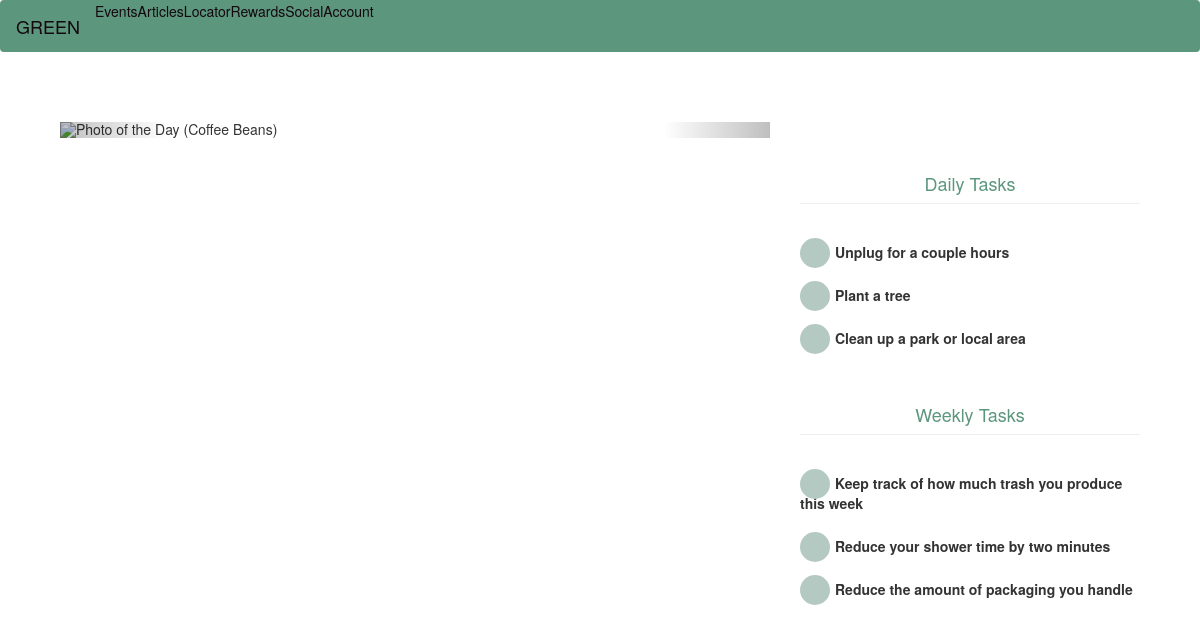
The app's page /includes/test.php with its own data.
### tables this page shows
CREATE TABLE tasks(
	task_id INT NOT NULL AUTO_INCREMENT PRIMARY KEY,
    	task_name VARCHAR(100) NOT NULL,
    	task_desc VARCHAR(255) NOT NULL,
    	task_type VARCHAR(6) NOT NULL,
	task_num_points INT NOT NULL,
	task_progress CHAR(1) NOT NULL
);

### includes/test.php (the view, shortened to what this page needs)
<!DOCTYPE html>
<html lang="en">
  <head>
    <link rel="stylesheet" href="//use.fontawesome.com/releases/v5.0.7/css/all.css">
    <link rel="stylesheet" href="./css/all.css">
    <link rel="stylesheet" href="./css/main.css">
    <link rel="stylesheet" href="https://maxcdn.bootstrapcdn.com/bootstrap/3.4.1/css/bootstrap.min.css">
  </head>
  <body>
    <nav class="navbar navbar-expand-md navbar-dark bg-main-green fixed-top">
      <a class="navbar-brand" href="#">GREEN</a>
      <div class="collapse navbar-collapse" id="navbarSupportedContent">
        <ul class="navbar-nav ml-auto">
          <li class="nav-item">
            <a class="nav-link" href="#">Events</a>
          </li>
          <li class="nav-item">
            <a class="nav-link" href="#">Articles</a>
          </li>
          <li class="nav-item">
            <a class="nav-link" href="#">Locator</a>
          </li>
          <li class="nav-item">
            <a class="nav-link" href="#">Rewards</a>
          </li>
          <li class="nav-item">
            <a class="nav-link" href="#">Social</a>
          </li>
          <li class="nav-item dropdown">
            <a class="nav-link dropdown-toggle" href="#" id="navbarDropdownMenuLink" role="button" data-toggle="dropdown" aria-expanded="false">Account</a>
          </li>
        </ul>
      </div>
    </nav>
    <div class="main-container">
      <div class="row">
        <div class="col-sm-8">
          <div id="mainCarousel" class="carousel slide mb-3" data-interval="false" data-ride="carousel">
            <div class="carousel-inner">
              <div class="item active"><img src="https://images.unsplash.com/photo-1515694590185-73647ba02c10?ixlib=rb-1.2.1&amp;ixid=MXwxMjA3fDB8MHxwaG90by1wYWdlfHx8fGVufDB8fHw%3D" class="d-block w-100 carousel-image" alt="Photo of the Day (Coffee Beans)"></div>
            </div>
            <a class="left carousel-control" href="#mainCarousel" data-slide="prev"><span class="sr-only">Previous</span></a>
			<a class="right carousel-control" href="#mainCarousel" data-slide="next"><span class="sr-only">Next</span></a>
          </div>
        </div>
        <div class="col-sm-4">
          <h4 class="page-header">Daily Tasks</h4>
          <div class='d-flex flex-column align-items-left notes-title'>
            <?php
              require "./includes/dbConnect.php";
              $result = mysqli_query($conn, "SELECT task_name, task_type FROM tasks WHERE task_type='daily' ORDER BY RAND() LIMIT 3");
              if (mysqli_num_rows($result) > 0) {
                      while($row = mysqli_fetch_assoc($result)) {
                              echo "<div class='d-flex'><label><input type='checkbox' class='option-input radio'><span class='label-text'>" . $row['task_name']."<br></span></label></div>";
                      }
              } else {
                      echo "0 results";
              }
              echo "</div>";
              ?>
            <h4 class="page-header">Weekly Tasks</h4>
            <div class='d-flex flex-column align-items-left notes-title'>
              <?php
                require "./includes/dbConnect.php";
                $result = mysqli_query($conn, "SELECT task_name, task_type FROM tasks WHERE task_type='weekly' ORDER BY RAND() LIMIT 3");
                if (mysqli_num_rows($result) > 0) {
                        while($row = mysqli_fetch_assoc($result)) {
                                echo "<div class='d-flex'><label><input type='checkbox' class='option-input radio'><span class='label-text'>" . $row['task_name']."<br></span></label></div>";
                        }
                } else {
                        echo "0 results";
                }
                echo "</div>";
                ?>
            </div>
          </div>
        </div>
  </body>
</html>

### css/main.css (style rules this page uses)
* { box-sizing: border-box; padding: 0; margin: 0; }
body { font-family: "Barlow", sans-serif; overflow-y: scroll; }
.main-container { max-width: 1250px; width: 90%; margin: 0 auto; padding: 5rem 0 0 0; }
.bg-main-green { background-color: #5C967D; }
.navbar-brand { color: #14080E !important; }
.navbar-nav ul, li { list-style-type: none !important; }
.nav-item a:link, .nav-item a:visited, .nav-item a:hover { color: #14080E !important; }
.dropdown-toggle, .navbar-toggler-icon { color: #14080E !important; }
.page-header { text-align: center; font-weight: 350; padding-top: 1vw; color: #5C967D !important; }
.carousel-image { height: 75%; object-fit: cover; object-position: 50% 50%; }
.option-input.radio { appearance: none; position: relative; top: 10.3px; right: 0; bottom: 0; left: 0; height: 30px; width: 30px; border-radius: 50%; transition: all 0.15s ease-out 0s; background: #B5C9C3; border: none; color: #fff; cursor: pointer; display: inline-block; margin-right: 0.5rem; outline: none; position: relative; z-index: 1000; }

### records on screen
tasks: task_name "Unplug for a couple hours"
tasks: task_name "Plant a tree"
tasks: task_name "Clean up a park or local area"
tasks: task_name "Keep track of how much trash you produce this week"
tasks: task_name "Reduce your shower time by two minutes"
tasks: task_name "Reduce the amount of packaging you handle"
